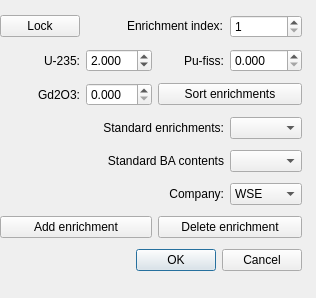
<ui version="4.0">
 <class>EnrDialog</class>
 <widget class="QDialog" name="EnrDialog">
  <property name="geometry">
   <rect>
    <x>0</x>
    <y>0</y>
    <width>316</width>
    <height>298</height>
   </rect>
  </property>
  <property name="windowTitle">
   <string>EnrichmentDialog</string>
  </property>
  <widget class="QWidget" name="layoutWidget">
   <property name="geometry">
    <rect>
     <x>0</x>
     <y>10</y>
     <width>302</width>
     <height>266</height>
    </rect>
   </property>
   <layout class="QGridLayout">
    <item row="1" column="0">
     <widget class="QLabel" name="u235Label">
      <property name="text">
       <string>U-235:</string>
      </property>
      <property name="alignment">
       <set>Qt::AlignRight|Qt::AlignTrailing|Qt::AlignVCenter</set>
      </property>
     </widget>
    </item>
    <item row="1" column="1">
     <widget class="QDoubleSpinBox" name="u235DoubleSpinBox">
      <property name="decimals">
       <number>3</number>
      </property>
      <property name="minimum">
       <double>0.710000000000000</double>
      </property>
      <property name="maximum">
       <double>5.000000000000000</double>
      </property>
      <property name="singleStep">
       <double>0.050000000000000</double>
      </property>
      <property name="value">
       <double>2.000000000000000</double>
      </property>
     </widget>
    </item>
    <item row="1" column="2">
     <widget class="QLabel" name="pufissLabel">
      <property name="text">
       <string>Pu-fiss:</string>
      </property>
      <property name="alignment">
       <set>Qt::AlignRight|Qt::AlignTrailing|Qt::AlignVCenter</set>
      </property>
     </widget>
    </item>
    <item row="1" column="3">
     <widget class="QDoubleSpinBox" name="pufissDoubleSpinBox">
      <property name="decimals">
       <number>3</number>
      </property>
      <property name="minimum">
       <double>0.000000000000000</double>
      </property>
      <property name="maximum">
       <double>9.000000000000000</double>
      </property>
      <property name="singleStep">
       <double>0.050000000000000</double>
      </property>
      <property name="value">
       <double>0.000000000000000</double>
      </property>
     </widget>
    </item>
    <item row="2" column="0">
     <widget class="QLabel" name="gd2o3Label">
      <property name="text">
       <string>Gd2O3:</string>
      </property>
      <property name="alignment">
       <set>Qt::AlignRight|Qt::AlignTrailing|Qt::AlignVCenter</set>
      </property>
     </widget>
    </item>
    <item row="2" column="1">
     <widget class="QDoubleSpinBox" name="gd2o3DoubleSpinBox">
      <property name="decimals">
       <number>3</number>
      </property>
      <property name="maximum">
       <double>9.990000000000000</double>
      </property>
      <property name="singleStep">
       <double>0.050000000000000</double>
      </property>
     </widget>
    </item>
    <item row="2" column="2" colspan="2">
     <widget class="QPushButton" name="sortEnrButton">
      <property name="toolTip">
       <string>Sort the enrichments in increasing values</string>
      </property>
      <property name="text">
       <string>Sort enrichments</string>
      </property>
     </widget>
    </item>
    <item row="3" column="0" colspan="3">
     <widget class="QLabel" name="standardEnrLabel">
      <property name="text">
       <string>Standard enrichments:</string>
      </property>
      <property name="alignment">
       <set>Qt::AlignRight|Qt::AlignTrailing|Qt::AlignVCenter</set>
      </property>
     </widget>
    </item>
    <item row="3" column="3">
     <widget class="QComboBox" name="standardEnrComboBox"/>
    </item>
    <item row="4" column="0" colspan="3">
     <widget class="QLabel" name="standardGdLabel">
      <property name="text">
       <string>Standard BA contents</string>
      </property>
      <property name="alignment">
       <set>Qt::AlignRight|Qt::AlignTrailing|Qt::AlignVCenter</set>
      </property>
     </widget>
    </item>
    <item row="4" column="3">
     <widget class="QComboBox" name="standardGdComboBox"/>
    </item>
    <item row="5" column="0" colspan="3">
     <widget class="QLabel" name="companyLabel">
      <property name="text">
       <string>Company:</string>
      </property>
      <property name="alignment">
       <set>Qt::AlignRight|Qt::AlignTrailing|Qt::AlignVCenter</set>
      </property>
     </widget>
    </item>
    <item row="5" column="3">
     <widget class="QComboBox" name="companyComboBox">
      <property name="toolTip">
       <string>&lt;html&gt;&lt;head&gt;&lt;meta name=&quot;qrichtext&quot; content=&quot;1&quot; /&gt;&lt;style type=&quot;text/css&quot;&gt;
p, li { white-space: pre-wrap; }
&lt;/style&gt;&lt;/head&gt;&lt;body style=&quot; font-family:'Sans Serif'; font-size:10pt; font-weight:400; font-style:normal;&quot;&gt;
&lt;p style=&quot; margin-top:0px; margin-bottom:0px; margin-left:0px; margin-right:0px; -qt-block-indent:0; text-indent:0px;&quot;&gt;Choose a fuel vendor to use the set of standard enrichments used by that company&lt;/p&gt;&lt;/body&gt;&lt;/html&gt;</string>
      </property>
      <item>
       <property name="text">
        <string>WSE</string>
       </property>
      </item>
      <item>
       <property name="text">
        <string>Areva</string>
       </property>
      </item>
      <item>
       <property name="text">
        <string>GNF</string>
       </property>
      </item>
      <item>
       <property name="text">
        <string>Other</string>
       </property>
      </item>
     </widget>
    </item>
    <item row="6" column="0" colspan="2">
     <widget class="QPushButton" name="addEnrButton">
      <property name="toolTip">
       <string>Add another enrichment to the design&lt;br&gt;This is done for all the axial levels&lt;br&gt;selected in the BtfPopup</string>
      </property>
      <property name="text">
       <string>Add enrichment</string>
      </property>
     </widget>
    </item>
    <item row="6" column="2" colspan="2">
     <widget class="QPushButton" name="deleteEnrButton">
      <property name="toolTip">
       <string>Delete the selected enrichment level&lt;br&gt;This is done for all the axial levels&lt;br&gt;selected in the BtfPopup</string>
      </property>
      <property name="text">
       <string>Delete enrichment</string>
      </property>
     </widget>
    </item>
    <item row="7" column="0" colspan="4">
     <widget class="QDialogButtonBox" name="enrButtonBox">
      <property name="toolTip">
       <string>&quot;OK&quot; to change the enrichment&lt;br&gt;and close this popup&lt;br&gt;&quot;Apply&quot; to change the enricment&lt;br&gt;&quot;Cancel&quot; to close popup without changeing the enrichment</string>
      </property>
      <property name="orientation">
       <enum>Qt::Horizontal</enum>
      </property>
      <property name="standardButtons">
       <set>QDialogButtonBox::Cancel|QDialogButtonBox::Ok</set>
      </property>
     </widget>
    </item>
    <item row="0" column="1" colspan="2">
     <widget class="QLabel" name="indexLabel">
      <property name="text">
       <string>Enrichment index:</string>
      </property>
      <property name="textFormat">
       <enum>Qt::RichText</enum>
      </property>
      <property name="alignment">
       <set>Qt::AlignRight|Qt::AlignTrailing|Qt::AlignVCenter</set>
      </property>
      <property name="indent">
       <number>1</number>
      </property>
     </widget>
    </item>
    <item row="0" column="3">
     <widget class="QSpinBox" name="indexSpinBox">
      <property name="minimum">
       <number>1</number>
      </property>
      <property name="maximum">
       <number>16</number>
      </property>
     </widget>
    </item>
    <item row="0" column="0">
     <widget class="QPushButton" name="lockEnrButton">
      <property name="text">
       <string>Lock</string>
      </property>
     </widget>
    </item>
   </layout>
  </widget>
 </widget>
 <resources/>
 <connections>
  <connection>
   <sender>enrButtonBox</sender>
   <signal>accepted()</signal>
   <receiver>EnrDialog</receiver>
   <slot>accept()</slot>
   <hints>
    <hint type="sourcelabel">
     <x>248</x>
     <y>254</y>
    </hint>
    <hint type="destinationlabel">
     <x>157</x>
     <y>274</y>
    </hint>
   </hints>
  </connection>
  <connection>
   <sender>enrButtonBox</sender>
   <signal>rejected()</signal>
   <receiver>EnrDialog</receiver>
   <slot>reject()</slot>
   <hints>
    <hint type="sourcelabel">
     <x>316</x>
     <y>260</y>
    </hint>
    <hint type="destinationlabel">
     <x>286</x>
     <y>274</y>
    </hint>
   </hints>
  </connection>
 </connections>
</ui>
